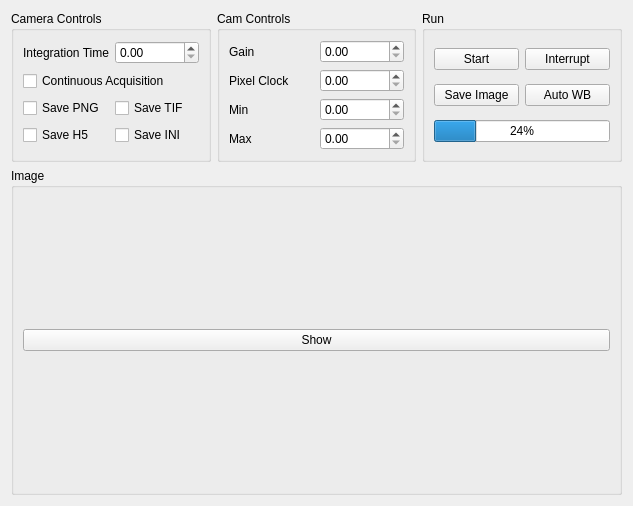
<?xml version="1.0" encoding="UTF-8"?>
<ui version="4.0">
 <class>Form</class>
 <widget class="QWidget" name="Form">
  <property name="geometry">
   <rect>
    <x>0</x>
    <y>0</y>
    <width>633</width>
    <height>506</height>
   </rect>
  </property>
  <property name="windowTitle">
   <string>Form</string>
  </property>
  <layout class="QGridLayout" name="gridLayout_2" rowstretch="0,1">
   <item row="0" column="2">
    <widget class="QGroupBox" name="run_groupBox">
     <property name="title">
      <string>Run</string>
     </property>
     <layout class="QGridLayout" name="gridLayout_3">
      <item row="0" column="1">
       <widget class="QPushButton" name="interrupt_pushButton">
        <property name="text">
         <string>Interrupt</string>
        </property>
       </widget>
      </item>
      <item row="0" column="0">
       <widget class="QPushButton" name="start_pushButton">
        <property name="text">
         <string>Start</string>
        </property>
       </widget>
      </item>
      <item row="2" column="0" colspan="2">
       <widget class="QProgressBar" name="progressBar">
        <property name="value">
         <number>24</number>
        </property>
       </widget>
      </item>
      <item row="1" column="1">
       <widget class="QPushButton" name="autowb_pushButton">
        <property name="text">
         <string>Auto WB</string>
        </property>
       </widget>
      </item>
      <item row="1" column="0">
       <widget class="QPushButton" name="save_pushButton">
        <property name="text">
         <string>Save Image</string>
        </property>
       </widget>
      </item>
     </layout>
    </widget>
   </item>
   <item row="1" column="0" colspan="3">
    <widget class="QGroupBox" name="plot_groupBox">
     <property name="title">
      <string>Image</string>
     </property>
     <layout class="QVBoxLayout" name="verticalLayout">
      <item>
       <widget class="QPushButton" name="show_pushButton">
        <property name="text">
         <string>Show</string>
        </property>
       </widget>
      </item>
     </layout>
    </widget>
   </item>
   <item row="0" column="0">
    <widget class="QGroupBox" name="camera_controls_groupBox">
     <property name="title">
      <string>Camera Controls</string>
     </property>
     <layout class="QGridLayout" name="gridLayout_4">
      <item row="2" column="0" colspan="2">
       <widget class="QCheckBox" name="continuous_checkBox">
        <property name="text">
         <string>Continuous Acquisition</string>
        </property>
       </widget>
      </item>
      <item row="3" column="0">
       <widget class="QCheckBox" name="save_png_checkBox">
        <property name="text">
         <string>Save PNG</string>
        </property>
       </widget>
      </item>
      <item row="0" column="0">
       <widget class="QLabel" name="label_6">
        <property name="text">
         <string>Integration Time</string>
        </property>
       </widget>
      </item>
      <item row="0" column="1">
       <widget class="QDoubleSpinBox" name="exp_time_doubleSpinBox">
        <property name="maximum">
         <double>450.000000000000000</double>
        </property>
        <property name="singleStep">
         <double>0.300000000000000</double>
        </property>
       </widget>
      </item>
      <item row="3" column="1">
       <widget class="QCheckBox" name="save_tif_checkBox">
        <property name="text">
         <string>Save TIF</string>
        </property>
       </widget>
      </item>
      <item row="4" column="0">
       <widget class="QCheckBox" name="save_h5_checkBox">
        <property name="text">
         <string>Save H5</string>
        </property>
       </widget>
      </item>
      <item row="4" column="1">
       <widget class="QCheckBox" name="save_ini_checkBox">
        <property name="text">
         <string>Save INI</string>
        </property>
       </widget>
      </item>
     </layout>
    </widget>
   </item>
   <item row="0" column="1">
    <widget class="QGroupBox" name="roi_groupBox">
     <property name="title">
      <string>Cam Controls</string>
     </property>
     <layout class="QGridLayout" name="gridLayout" columnstretch="0,0">
      <item row="0" column="1">
       <widget class="QDoubleSpinBox" name="gain_doubleSpinBox">
        <property name="maximum">
         <double>3</double>
        </property>
        <property name="minimum">
         <double>0</double>
        </property>
       </widget>
      </item>
      <item row="1" column="0">
       <widget class="QLabel" name="label_2">
        <property name="text">
         <string>Pixel Clock</string>
        </property>
       </widget>
      </item>
      <item row="1" column="1">
       <widget class="QDoubleSpinBox" name="pixel_clock_doubleSpinBox"/>
      </item>
      <item row="0" column="0">
       <widget class="QLabel" name="label">
        <property name="text">
         <string>Gain</string>
        </property>
       </widget>
      </item>
      <item row="2" column="1">
       <widget class="QDoubleSpinBox" name="min_doubleSpinBox"/>
      </item>
      <item row="3" column="1">
       <widget class="QDoubleSpinBox" name="max_doubleSpinBox"/>
      </item>
      <item row="2" column="0">
       <widget class="QLabel" name="label_3">
        <property name="text">
         <string>Min</string>
        </property>
       </widget>
      </item>
      <item row="3" column="0">
       <widget class="QLabel" name="label_4">
        <property name="text">
         <string>Max</string>
        </property>
       </widget>
      </item>
     </layout>
    </widget>
   </item>
  </layout>
 </widget>
 <resources/>
 <connections/>
</ui>
